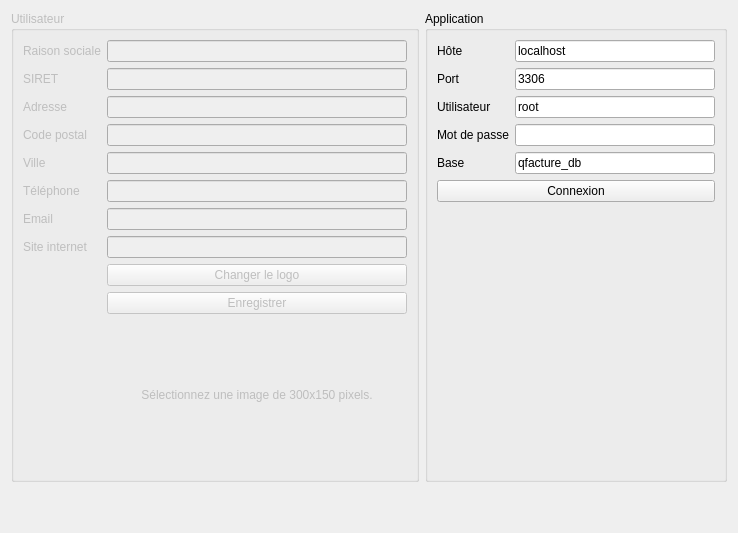
      <widget class="QWidget" name="Param">
       <attribute name="title">
        <string>Paramètres</string>
       </attribute>
       <layout class="QGridLayout" name="gridLayout_3">
        <item row="0" column="0" colspan="3">
         <widget class="QGroupBox" name="uGroupBox">
          <property name="enabled">
           <bool>false</bool>
          </property>
          <property name="minimumSize">
           <size>
            <width>0</width>
            <height>0</height>
           </size>
          </property>
          <property name="maximumSize">
           <size>
            <width>800</width>
            <height>600</height>
           </size>
          </property>
          <property name="autoFillBackground">
           <bool>false</bool>
          </property>
          <property name="title">
           <string>Utilisateur</string>
          </property>
          <layout class="QFormLayout" name="formLayout">
           <property name="fieldGrowthPolicy">
            <enum>QFormLayout::AllNonFixedFieldsGrow</enum>
           </property>
           <item row="0" column="0">
            <widget class="QLabel" name="label">
             <property name="text">
              <string>Raison sociale</string>
             </property>
             <property name="buddy">
              <cstring>uName</cstring>
             </property>
            </widget>
           </item>
           <item row="0" column="1">
            <widget class="QLineEdit" name="uName">
             <property name="minimumSize">
              <size>
               <width>300</width>
               <height>22</height>
              </size>
             </property>
             <property name="maximumSize">
              <size>
               <width>300</width>
               <height>16777215</height>
              </size>
             </property>
            </widget>
           </item>
           <item row="1" column="0">
            <widget class="QLabel" name="label_2">
             <property name="text">
              <string>SIRET</string>
             </property>
             <property name="buddy">
              <cstring>uSiret</cstring>
             </property>
            </widget>
           </item>
           <item row="1" column="1">
            <widget class="QLineEdit" name="uSiret">
             <property name="minimumSize">
              <size>
               <width>300</width>
               <height>0</height>
              </size>
             </property>
             <property name="maximumSize">
              <size>
               <width>300</width>
               <height>16777215</height>
              </size>
             </property>
            </widget>
           </item>
           <item row="2" column="0">
            <widget class="QLabel" name="label_3">
             <property name="text">
              <string>Adresse</string>
             </property>
             <property name="buddy">
              <cstring>uAdress</cstring>
             </property>
            </widget>
           </item>
           <item row="2" column="1">
            <widget class="QLineEdit" name="uAdress">
             <property name="minimumSize">
              <size>
               <width>300</width>
               <height>0</height>
              </size>
             </property>
             <property name="maximumSize">
              <size>
               <width>300</width>
               <height>16777215</height>
              </size>
             </property>
            </widget>
           </item>
           <item row="3" column="0">
            <widget class="QLabel" name="label_5">
             <property name="text">
              <string>Code postal</string>
             </property>
             <property name="buddy">
              <cstring>uZip</cstring>
             </property>
            </widget>
           </item>
           <item row="3" column="1">
            <widget class="QLineEdit" name="uZip">
             <property name="minimumSize">
              <size>
               <width>300</width>
               <height>0</height>
              </size>
             </property>
             <property name="maximumSize">
              <size>
               <width>300</width>
               <height>16777215</height>
              </size>
             </property>
            </widget>
           </item>
           <item row="4" column="0">
            <widget class="QLabel" name="label_6">
             <property name="text">
              <string>Ville</string>
             </property>
             <property name="buddy">
              <cstring>uCity</cstring>
             </property>
            </widget>
           </item>
           <item row="4" column="1">
            <widget class="QLineEdit" name="uCity">
             <property name="minimumSize">
              <size>
               <width>300</width>
               <height>0</height>
              </size>
             </property>
             <property name="maximumSize">
              <size>
               <width>300</width>
               <height>16777215</height>
              </size>
             </property>
            </widget>
           </item>
           <item row="5" column="0">
            <widget class="QLabel" name="label_7">
             <property name="text">
              <string>Téléphone</string>
             </property>
             <property name="buddy">
              <cstring>uPhone</cstring>
             </property>
            </widget>
           </item>
           <item row="5" column="1">
            <widget class="QLineEdit" name="uPhone">
             <property name="minimumSize">
              <size>
               <width>300</width>
               <height>0</height>
              </size>
             </property>
             <property name="maximumSize">
              <size>
               <width>300</width>
               <height>16777215</height>
              </size>
             </property>
            </widget>
           </item>
           <item row="6" column="0">
            <widget class="QLabel" name="label_8">
             <property name="text">
              <string>Email</string>
             </property>
             <property name="buddy">
              <cstring>uMail</cstring>
             </property>
            </widget>
           </item>
           <item row="6" column="1">
            <widget class="QLineEdit" name="uMail">
             <property name="minimumSize">
              <size>
               <width>300</width>
               <height>0</height>
              </size>
             </property>
             <property name="maximumSize">
              <size>
               <width>300</width>
               <height>16777215</height>
              </size>
             </property>
            </widget>
           </item>
           <item row="7" column="0">
            <widget class="QLabel" name="label_9">
             <property name="text">
              <string>Site internet</string>
             </property>
             <property name="buddy">
              <cstring>uHome</cstring>
             </property>
            </widget>
           </item>
           <item row="7" column="1">
            <widget class="QLineEdit" name="uHome">
             <property name="minimumSize">
              <size>
               <width>300</width>
               <height>0</height>
              </size>
             </property>
             <property name="maximumSize">
              <size>
               <width>300</width>
               <height>16777215</height>
              </size>
             </property>
            </widget>
           </item>
           <item row="8" column="1">
            <widget class="QPushButton" name="uChangeLogo">
             <property name="text">
              <string>Changer le logo</string>
             </property>
            </widget>
           </item>
           <item row="9" column="1">
            <widget class="QPushButton" name="uSave">
             <property name="enabled">
              <bool>false</bool>
             </property>
             <property name="minimumSize">
              <size>
               <width>0</width>
               <height>0</height>
              </size>
             </property>
             <property name="maximumSize">
              <size>
               <width>500</width>
               <height>16777215</height>
              </size>
             </property>
             <property name="text">
              <string>Enregistrer</string>
             </property>
             <property name="checkable">
              <bool>false</bool>
             </property>
             <property name="flat">
              <bool>false</bool>
             </property>
            </widget>
           </item>
           <item row="10" column="1">
            <widget class="QLabel" name="uLogo">
             <property name="minimumSize">
              <size>
               <width>300</width>
               <height>150</height>
              </size>
             </property>
             <property name="maximumSize">
              <size>
               <width>300</width>
               <height>150</height>
              </size>
             </property>
             <property name="text">
              <string>Sélectionnez une image de 300x150 pixels.</string>
             </property>
             <property name="alignment">
              <set>Qt::AlignCenter</set>
             </property>
             <property name="indent">
              <number>-5</number>
             </property>
            </widget>
           </item>
          </layout>
         </widget>
        </item>
        <item row="1" column="0">
         <spacer name="verticalSpacer">
          <property name="orientation">
           <enum>Qt::Vertical</enum>
          </property>
          <property name="sizeHint" stdset="0">
           <size>
            <width>20</width>
            <height>40</height>
           </size>
          </property>
         </spacer>
        </item>
        <item row="0" column="3">
         <widget class="QGroupBox" name="aGroupBox">
          <property name="sizePolicy">
           <sizepolicy hsizetype="Maximum" vsizetype="Maximum">
            <horstretch>0</horstretch>
            <verstretch>0</verstretch>
           </sizepolicy>
          </property>
          <property name="minimumSize">
           <size>
            <width>0</width>
            <height>0</height>
           </size>
          </property>
          <property name="maximumSize">
           <size>
            <width>800</width>
            <height>800</height>
           </size>
          </property>
          <property name="title">
           <string>Application</string>
          </property>
          <layout class="QFormLayout" name="formLayout_3">
           <property name="fieldGrowthPolicy">
            <enum>QFormLayout::AllNonFixedFieldsGrow</enum>
           </property>
           <item row="0" column="0">
            <widget class="QLabel" name="label_14">
             <property name="minimumSize">
              <size>
               <width>0</width>
               <height>0</height>
              </size>
             </property>
             <property name="maximumSize">
              <size>
               <width>1555</width>
               <height>16777215</height>
              </size>
             </property>
             <property name="text">
              <string>Hôte</string>
             </property>
             <property name="buddy">
              <cstring>app_server</cstring>
             </property>
            </widget>
           </item>
           <item row="0" column="1">
            <widget class="QLineEdit" name="app_server">
             <property name="minimumSize">
              <size>
               <width>200</width>
               <height>0</height>
              </size>
             </property>
             <property name="maximumSize">
              <size>
               <width>200</width>
               <height>16777215</height>
              </size>
             </property>
             <property name="inputMask">
              <string notr="true"/>
             </property>
             <property name="text">
              <string notr="true">localhost</string>
             </property>
            </widget>
           </item>
           <item row="1" column="0">
            <widget class="QLabel" name="label_15">
             <property name="minimumSize">
              <size>
               <width>0</width>
               <height>0</height>
              </size>
             </property>
             <property name="maximumSize">
              <size>
               <width>1555</width>
               <height>16777215</height>
              </size>
             </property>
             <property name="text">
              <string>Port</string>
             </property>
             <property name="buddy">
              <cstring>app_port</cstring>
             </property>
            </widget>
           </item>
           <item row="1" column="1">
            <widget class="QLineEdit" name="app_port">
             <property name="minimumSize">
              <size>
               <width>200</width>
               <height>0</height>
              </size>
             </property>
             <property name="maximumSize">
              <size>
               <width>200</width>
               <height>16777215</height>
              </size>
             </property>
             <property name="text">
              <string notr="true">3306</string>
             </property>
            </widget>
           </item>
           <item row="2" column="0">
            <widget class="QLabel" name="label_16">
             <property name="minimumSize">
              <size>
               <width>0</width>
               <height>0</height>
              </size>
             </property>
             <property name="maximumSize">
              <size>
               <width>1555</width>
               <height>16777215</height>
              </size>
             </property>
             <property name="text">
              <string>Utilisateur</string>
             </property>
             <property name="buddy">
              <cstring>app_user</cstring>
             </property>
            </widget>
           </item>
           <item row="2" column="1">
            <widget class="QLineEdit" name="app_user">
             <property name="minimumSize">
              <size>
               <width>200</width>
               <height>0</height>
              </size>
             </property>
             <property name="maximumSize">
              <size>
               <width>200</width>
               <height>16777215</height>
              </size>
             </property>
             <property name="inputMask">
              <string notr="true"/>
             </property>
             <property name="text">
              <string notr="true">root</string>
             </property>
            </widget>
           </item>
           <item row="3" column="0">
            <widget class="QLabel" name="label_17">
             <property name="minimumSize">
              <size>
               <width>0</width>
               <height>0</height>
              </size>
             </property>
             <property name="maximumSize">
              <size>
               <width>1555</width>
               <height>16777215</height>
              </size>
             </property>
             <property name="text">
              <string>Mot de passe</string>
             </property>
             <property name="buddy">
              <cstring>app_pass</cstring>
             </property>
            </widget>
           </item>
           <item row="3" column="1">
            <widget class="QLineEdit" name="app_pass">
             <property name="minimumSize">
              <size>
               <width>200</width>
               <height>0</height>
              </size>
             </property>
             <property name="maximumSize">
              <size>
               <width>200</width>
               <height>16777215</height>
              </size>
             </property>
             <property name="inputMask">
              <string notr="true"/>
             </property>
             <property name="text">
              <string notr="true"/>
             </property>
             <property name="echoMode">
              <enum>QLineEdit::Password</enum>
             </property>
            </widget>
           </item>
           <item row="4" column="0">
            <widget class="QLabel" name="label_18">
             <property name="minimumSize">
              <size>
               <width>0</width>
               <height>0</height>
              </size>
             </property>
             <property name="maximumSize">
              <size>
               <width>1555</width>
               <height>16777215</height>
              </size>
             </property>
             <property name="text">
              <string>Base</string>
             </property>
             <property name="buddy">
              <cstring>app_db</cstring>
             </property>
            </widget>
           </item>
           <item row="4" column="1">
            <widget class="QLineEdit" name="app_db">
             <property name="minimumSize">
              <size>
               <width>200</width>
               <height>0</height>
              </size>
             </property>
             <property name="maximumSize">
              <size>
               <width>200</width>
               <height>16777215</height>
              </size>
             </property>
             <property name="inputMask">
              <string notr="true"/>
             </property>
             <property name="text">
              <string notr="true">qfacture_db</string>
             </property>
            </widget>
           </item>
           <item row="5" column="0" colspan="2">
            <widget class="QPushButton" name="app_connect">
             <property name="maximumSize">
              <size>
               <width>16777214</width>
               <height>16777215</height>
              </size>
             </property>
             <property name="text">
              <string>Connexion</string>
             </property>
            </widget>
           </item>
          </layout>
         </widget>
        </item>
        <item row="1" column="3">
         <spacer name="verticalSpacer_2">
          <property name="orientation">
           <enum>Qt::Vertical</enum>
          </property>
          <property name="sizeHint" stdset="0">
           <size>
            <width>20</width>
            <height>40</height>
           </size>
          </property>
         </spacer>
        </item>
       </layout>
      </widget>
